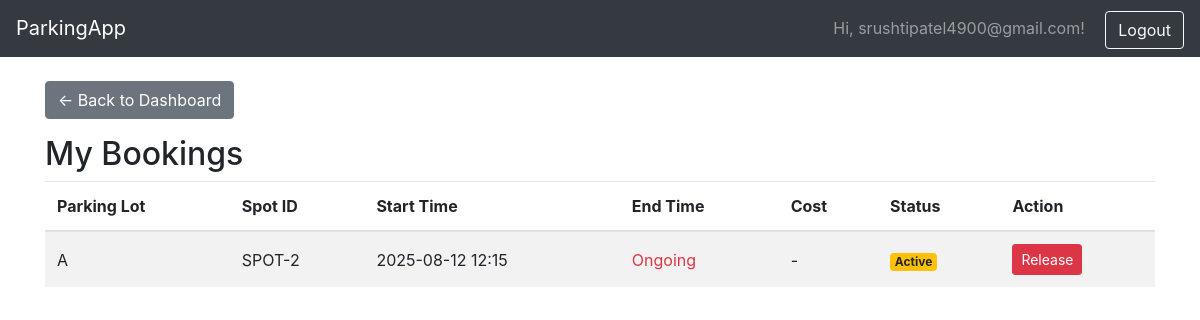
The app's page /user/my_parking (signed in) with its own data.
### app/models.py (models this page shows)
class User(db.Model, UserMixin):
    id = db.Column(db.Integer, primary_key=True)
    username = db.Column(db.String(100), nullable=False)
    email = db.Column(db.String(150), unique=True, nullable=False)
    password = db.Column(db.String(200), nullable=False)
    is_admin = db.Column(db.Boolean, default=False)

class Booking(db.Model):
    id = db.Column(db.Integer, primary_key=True)
    user_id = db.Column(db.Integer, db.ForeignKey('user.id'), nullable=False)
    spot_id = db.Column(db.Integer, db.ForeignKey('parking_spot.id'), nullable=False)
    start_time = db.Column(db.DateTime, nullable=False)
    end_time = db.Column(db.DateTime, nullable=True)
    total_cost = db.Column(db.Float)
    spot = db.relationship('ParkingSpot', backref='bookings')

class ParkingLot(db.Model):
    id = db.Column(db.Integer, primary_key=True)
    name = db.Column(db.String(100), nullable=False)
    location = db.Column(db.String(200), nullable=False)
    total_spots = db.Column(db.Integer, nullable=False)
    price_per_hour = db.Column(db.Float, nullable=False, default=20.0)
    spots = db.relationship('ParkingSpot', backref='lot', lazy=True)

class ParkingSpot(db.Model):
    id = db.Column(db.Integer, primary_key=True)
    lot_id = db.Column(db.Integer, db.ForeignKey('parking_lot.id'), nullable=False)
    spot_number = db.Column(db.String(20), nullable=False)
    is_available = db.Column(db.Boolean, default=True)

### app/routes/user.py (the view)
@user_bp.route('/my_parking')
@login_required
def my_parking():
    bookings = Booking.query.filter_by(user_id=current_user.id).order_by(Booking.start_time.desc()).all()
    return render_template('user/my_parking.html', bookings=bookings)

### app/models.py (called while the page is built)
@login_manager.user_loader
def load_user(user_id):
    return User.query.get(int(user_id))

### app/templates/user/my_parking.html
{% extends "base.html" %}
{% block content %}
<a href="{{ url_for('user.dashboard') }}" class="btn btn-secondary mb-3">← Back to Dashboard</a>
<h2>My Bookings</h2>
<table class="table table-striped">
    <thead>
        <tr>
            <th>Parking Lot</th>
            <th>Spot ID</th>
            <th>Start Time</th>
            <th>End Time</th>
            <th>Cost</th>
            <th>Status</th>
            <th>Action</th>
        </tr>
    </thead>
    <tbody>
    {% for booking in bookings %}
        <tr>
            <td>{{ booking.spot.lot.name }}</td>
            <td>{{ booking.spot.spot_number }}</td>
            <td>{{ booking.start_time.strftime('%Y-%m-%d %H:%M') }}</td>
            <td>
                {% if booking.end_time %}
                    {{ booking.end_time.strftime('%Y-%m-%d %H:%M') }}
                {% else %}
                    <span class="text-danger">Ongoing</span>
                {% endif %}
            </td>
            <td>
                {% if booking.total_cost %}
                    ₹{{ booking.total_cost }}
                {% else %}
                    -
                {% endif %}
            </td>
            <td>
                {% if booking.end_time %}
                    <span class="badge bg-success">Completed</span>
                {% else %}
                    <span class="badge bg-warning">Active</span>
                {% endif %}
            </td>
            <td>
                {% if not booking.end_time %}
                    <a href="{{ url_for('user.confirm_release', booking_id=booking.id) }}" class="btn btn-danger btn-sm">
                        Release
                    </a>
                {% else %}
                    -
                {% endif %}
            </td>
        </tr>
    {% endfor %}
    </tbody>
</table>
{% endblock %}

### app/templates/base.html (shortened to what this page needs)
<!DOCTYPE html>
<html lang="en">
<head>
    <link rel="stylesheet" href="{{ url_for('static', filename='css/style.css') }}">
    <link href="https://cdn.jsdelivr.net/npm/bootstrap@4.6.2/dist/css/bootstrap.min.css" rel="stylesheet">
</head>
<body>
    <nav class="navbar navbar-expand-lg navbar-dark bg-dark mb-4">
        <a class="navbar-brand" href="#">ParkingApp</a>
        <div class="ml-auto">
            {% if current_user.is_authenticated %}
                <span class="navbar-text mr-3">Hi, {{ current_user.username }}!</span>
                <a class="btn btn-outline-light" href="{{ url_for('auth.logout') }}">Logout</a>
            {% endif %}
        </div>
    </nav>
    <div class="container">
        {% block content %}{% endblock %}
    </div>
</body>
</html>

### app/static/style.css (style rules this page uses)
body { background-color: #f8f9fa; font-family: 'Segoe UI', Tahoma, Geneva, Verdana, sans-serif; }
h2 { margin-top: 20px; margin-bottom: 20px; }
.table th, .table td { vertical-align: middle !important; }

### records on screen
User: username "srushtipatel4900@gmail.com"
Booking: spot.lot.name "A", spot.spot_number "SPOT-2", start_time "2025-08-12 12:15", shows "Ongoing", shows "Active"
